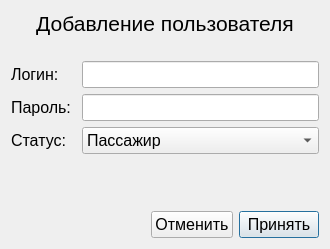
<?xml version="1.0" encoding="UTF-8"?>
<ui version="4.0">
 <class>AddUsers</class>
 <widget class="QDialog" name="AddUsers">
  <property name="geometry">
   <rect>
    <x>0</x>
    <y>0</y>
    <width>330</width>
    <height>249</height>
   </rect>
  </property>
  <property name="windowTitle">
   <string>Dialog</string>
  </property>
  <layout class="QGridLayout" name="gridLayout">
   <item row="3" column="0">
    <spacer name="verticalSpacer">
     <property name="orientation">
      <enum>Qt::Vertical</enum>
     </property>
     <property name="sizeHint" stdset="0">
      <size>
       <width>20</width>
       <height>40</height>
      </size>
     </property>
    </spacer>
   </item>
   <item row="0" column="0">
    <widget class="QLabel" name="label">
     <property name="font">
      <font>
       <pointsize>16</pointsize>
      </font>
     </property>
     <property name="text">
      <string>Добавление пользователя</string>
     </property>
     <property name="alignment">
      <set>Qt::AlignCenter</set>
     </property>
    </widget>
   </item>
   <item row="5" column="0">
    <layout class="QGridLayout" name="gridLayout_3">
     <item row="0" column="2">
      <widget class="QPushButton" name="accept">
       <property name="font">
        <font>
         <pointsize>12</pointsize>
        </font>
       </property>
       <property name="cursor">
        <cursorShape>PointingHandCursor</cursorShape>
       </property>
       <property name="text">
        <string>Принять</string>
       </property>
      </widget>
     </item>
     <item row="0" column="1">
      <widget class="QPushButton" name="cancel">
       <property name="font">
        <font>
         <pointsize>12</pointsize>
        </font>
       </property>
       <property name="cursor">
        <cursorShape>PointingHandCursor</cursorShape>
       </property>
       <property name="text">
        <string>Отменить</string>
       </property>
      </widget>
     </item>
     <item row="0" column="0">
      <spacer name="horizontalSpacer">
       <property name="orientation">
        <enum>Qt::Horizontal</enum>
       </property>
       <property name="sizeHint" stdset="0">
        <size>
         <width>40</width>
         <height>20</height>
        </size>
       </property>
      </spacer>
     </item>
    </layout>
   </item>
   <item row="1" column="0">
    <spacer name="verticalSpacer_2">
     <property name="orientation">
      <enum>Qt::Vertical</enum>
     </property>
     <property name="sizeHint" stdset="0">
      <size>
       <width>20</width>
       <height>40</height>
      </size>
     </property>
    </spacer>
   </item>
   <item row="2" column="0">
    <layout class="QGridLayout" name="gridLayout_2">
     <item row="0" column="0">
      <widget class="QLabel" name="login">
       <property name="font">
        <font>
         <pointsize>12</pointsize>
        </font>
       </property>
       <property name="text">
        <string>Логин:</string>
       </property>
      </widget>
     </item>
     <item row="0" column="1">
      <widget class="QLineEdit" name="L_login">
       <property name="font">
        <font>
         <pointsize>12</pointsize>
        </font>
       </property>
      </widget>
     </item>
     <item row="3" column="1">
      <widget class="QComboBox" name="L_status">
       <property name="font">
        <font>
         <pointsize>12</pointsize>
        </font>
       </property>
       <property name="cursor">
        <cursorShape>PointingHandCursor</cursorShape>
       </property>
       <item>
        <property name="text">
         <string>Пассажир</string>
        </property>
       </item>
       <item>
        <property name="text">
         <string>Диспетчер</string>
        </property>
       </item>
       <item>
        <property name="text">
         <string>Администратор</string>
        </property>
       </item>
      </widget>
     </item>
     <item row="3" column="0">
      <widget class="QLabel" name="status">
       <property name="font">
        <font>
         <pointsize>12</pointsize>
        </font>
       </property>
       <property name="text">
        <string>Статус: </string>
       </property>
      </widget>
     </item>
     <item row="2" column="0">
      <widget class="QLabel" name="password">
       <property name="font">
        <font>
         <pointsize>12</pointsize>
        </font>
       </property>
       <property name="text">
        <string>Пароль: </string>
       </property>
      </widget>
     </item>
     <item row="2" column="1">
      <widget class="QLineEdit" name="L_password">
       <property name="font">
        <font>
         <pointsize>12</pointsize>
        </font>
       </property>
       <property name="echoMode">
        <enum>QLineEdit::Password</enum>
       </property>
      </widget>
     </item>
    </layout>
   </item>
   <item row="4" column="0">
    <widget class="QLabel" name="Error">
     <property name="minimumSize">
      <size>
       <width>0</width>
       <height>25</height>
      </size>
     </property>
     <property name="maximumSize">
      <size>
       <width>16777215</width>
       <height>25</height>
      </size>
     </property>
     <property name="font">
      <font>
       <pointsize>10</pointsize>
      </font>
     </property>
     <property name="cursor">
      <cursorShape>ForbiddenCursor</cursorShape>
     </property>
     <property name="styleSheet">
      <string notr="true">QLabel { color: rgb(200, 0, 0); } </string>
     </property>
     <property name="text">
      <string/>
     </property>
     <property name="alignment">
      <set>Qt::AlignCenter</set>
     </property>
    </widget>
   </item>
  </layout>
 </widget>
 <resources/>
 <connections>
  <connection>
   <sender>accept</sender>
   <signal>clicked()</signal>
   <receiver>AddUsers</receiver>
   <slot>accept()</slot>
   <hints>
    <hint type="sourcelabel">
     <x>282</x>
     <y>225</y>
    </hint>
    <hint type="destinationlabel">
     <x>164</x>
     <y>124</y>
    </hint>
   </hints>
  </connection>
  <connection>
   <sender>cancel</sender>
   <signal>clicked()</signal>
   <receiver>AddUsers</receiver>
   <slot>reject()</slot>
   <hints>
    <hint type="sourcelabel">
     <x>198</x>
     <y>225</y>
    </hint>
    <hint type="destinationlabel">
     <x>164</x>
     <y>124</y>
    </hint>
   </hints>
  </connection>
 </connections>
</ui>
